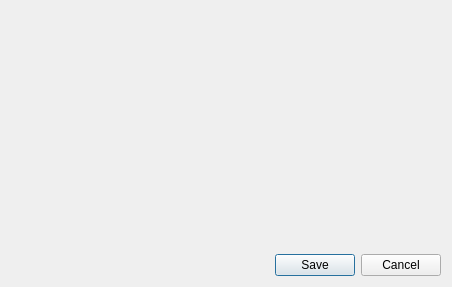
<?xml version="1.0" encoding="UTF-8"?>
<ui version="4.0">
 <class>Systemus::DataEditDialog</class>
 <widget class="QDialog" name="Systemus::DataEditDialog">
  <property name="geometry">
   <rect>
    <x>0</x>
    <y>0</y>
    <width>452</width>
    <height>287</height>
   </rect>
  </property>
  <property name="windowTitle">
   <string>Dialog</string>
  </property>
  <layout class="QVBoxLayout" name="verticalLayout">
   <item>
    <widget class="QWidget" name="widget" native="true"/>
   </item>
   <item>
    <widget class="QDialogButtonBox" name="buttonBox">
     <property name="orientation">
      <enum>Qt::Horizontal</enum>
     </property>
     <property name="standardButtons">
      <set>QDialogButtonBox::Cancel|QDialogButtonBox::Save</set>
     </property>
    </widget>
   </item>
  </layout>
 </widget>
 <resources/>
 <connections>
  <connection>
   <sender>buttonBox</sender>
   <signal>accepted()</signal>
   <receiver>Systemus::DataEditDialog</receiver>
   <slot>accept()</slot>
   <hints>
    <hint type="sourcelabel">
     <x>248</x>
     <y>254</y>
    </hint>
    <hint type="destinationlabel">
     <x>157</x>
     <y>274</y>
    </hint>
   </hints>
  </connection>
  <connection>
   <sender>buttonBox</sender>
   <signal>rejected()</signal>
   <receiver>Systemus::DataEditDialog</receiver>
   <slot>reject()</slot>
   <hints>
    <hint type="sourcelabel">
     <x>316</x>
     <y>260</y>
    </hint>
    <hint type="destinationlabel">
     <x>286</x>
     <y>274</y>
    </hint>
   </hints>
  </connection>
 </connections>
</ui>
